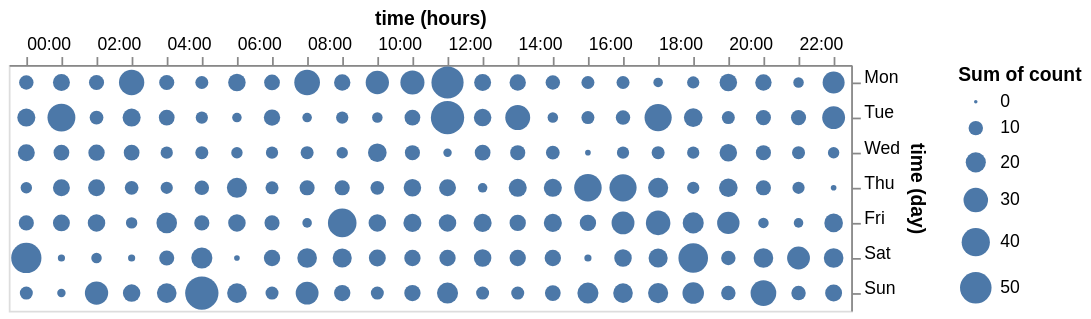

Source (Vega-Lite JSON):
### Vega-Lite specification from a JSON file in a GitHub repository (floating-point values rounded to 4 significant figures; data arrays with more than 128 entries replaced by an {"elided": "..."} marker saying what was removed)
{"$schema": "https://vega.github.io/schema/vega-lite/v4.json", "description": "Testing labelAngle signals", "data": {"values": {"elided": "955 records"}}, "mark": "circle", "encoding": {"y": {"field": "time", "type": "ordinal", "timeUnit": "day", "sort": ["mon", "tue", "wed", "thu", "fri", "sat", "sun"], "axis": {"orient": "right", "labelAngle": {"signal": "yLabelAngle"}}}, "x": {"field": "time", "type": "ordinal", "timeUnit": "hours", "axis": {"orient": "top", "labelAngle": {"signal": "xLabelAngle"}}}, "size": {"field": "count", "type": "quantitative", "aggregate": "sum"}}, "config": {"signals": [{"name": "xLabelAngle", "value": 0, "bind": {"input": "range", "min": -360, "max": 360}}, {"name": "yLabelAngle", "value": 0, "bind": {"input": "range", "min": -360, "max": 360}}]}}
